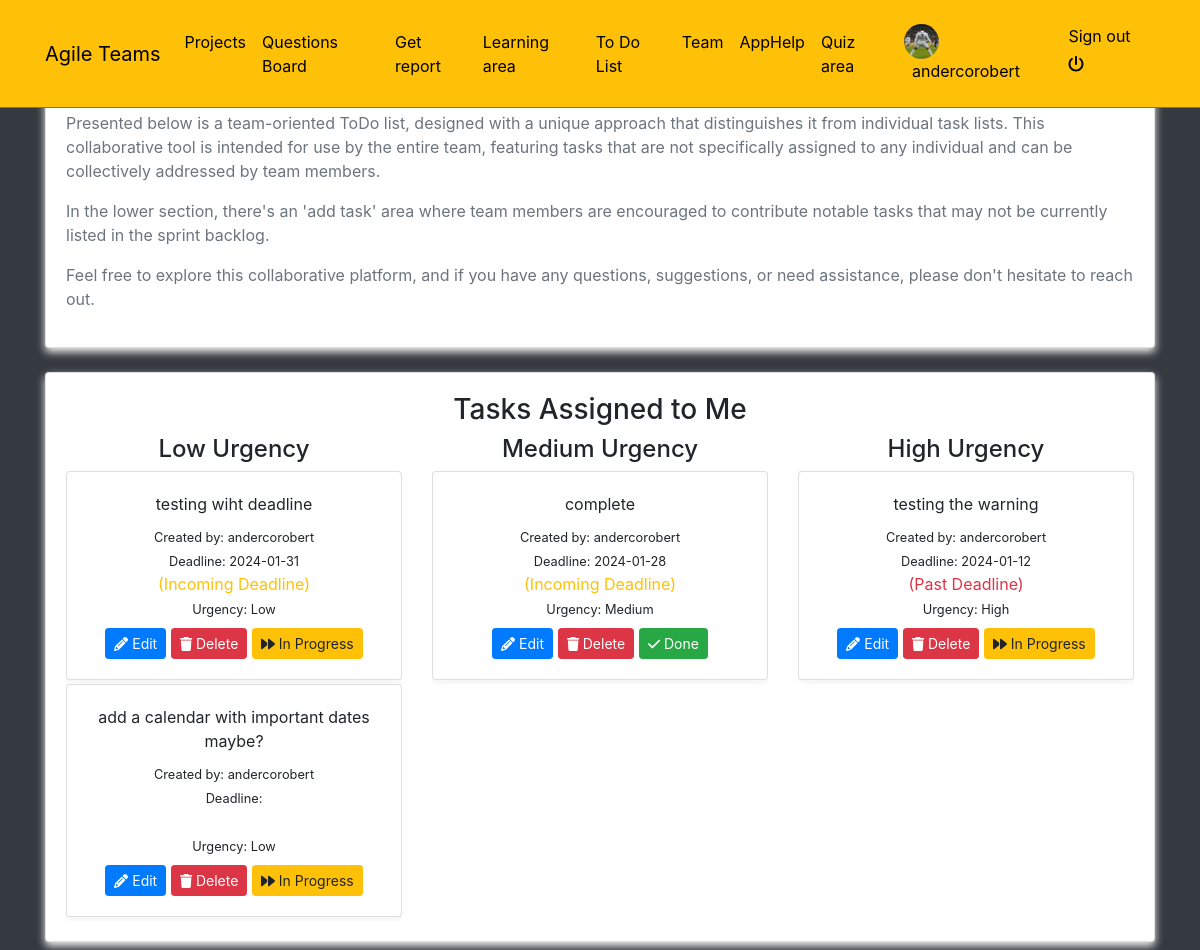
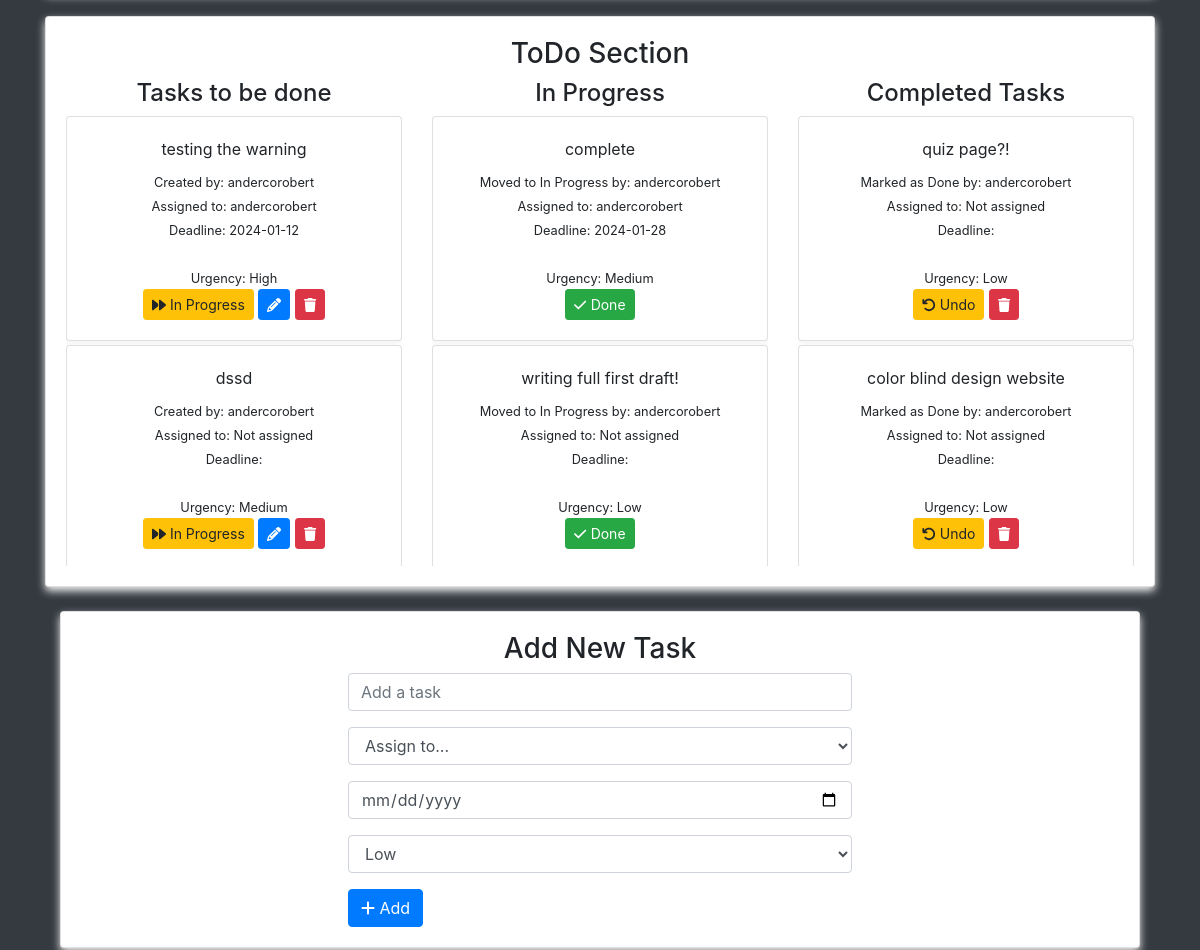
Page /todo/ (signed in, upper part) on the earlier database version (2 pictures, top to bottom).
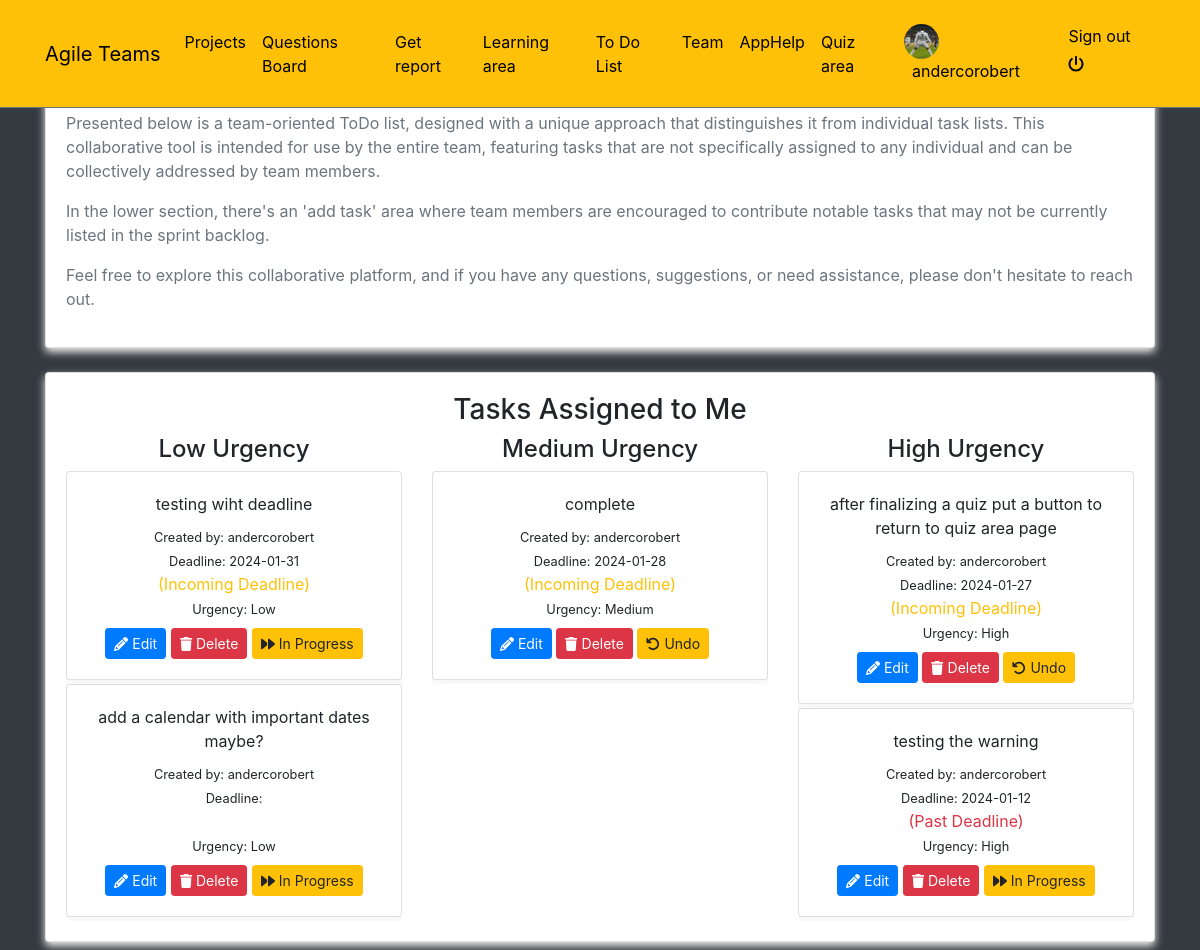
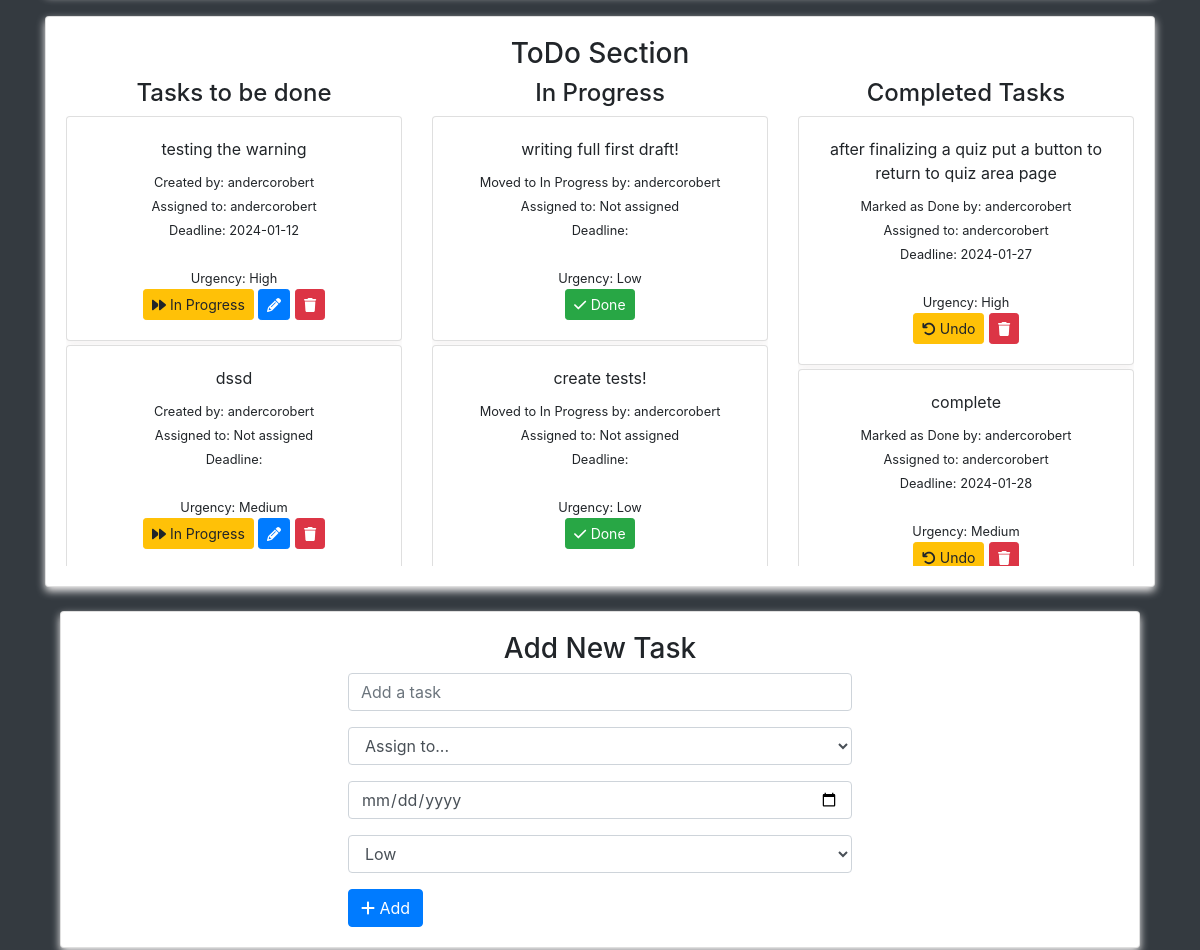
Same page on the later database version (2 pictures, top to bottom).
### todo/models.py (models this page shows, shortened)
class Task(models.Model):
    TODO = 'TD'
    IN_PROGRESS = 'IP'
    DONE = 'DN'
    STATUS_CHOICES = [
        (TODO, 'To Do'),
        (IN_PROGRESS, 'In Progress'),
        (DONE, 'Done'),
    ]
    LOW = 'L'
    MEDIUM = 'M'
    HIGH = 'H'
    URGENCY_CHOICES = [
        (LOW, 'Low'),
        (MEDIUM, 'Medium'),
        (HIGH, 'High'),
    ]
    task = models.CharField(max_length=200)
    status = models.CharField(
        max_length=2,
        choices=STATUS_CHOICES,
        default=TODO,
    )
    created_at = models.DateTimeField(auto_now_add=True)
    updated_at = models.DateTimeField(auto_now=True)
    created_by = models.ForeignKey(
        settings.AUTH_USER_MODEL,
        related_name='created_tasks',
        on_delete=models.SET_NULL,
        null=True,
        blank=True
    )
    in_progress_by = models.ForeignKey(
        settings.AUTH_USER_MODEL,
        related_name='in_progress_tasks',
        on_delete=models.SET_NULL,
        null=True,
        blank=True
    )
    done_by = models.ForeignKey(
        settings.AUTH_USER_MODEL,
        related_name='done_tasks',
        on_delete=models.SET_NULL,
        null=True,
        blank=True
    )
    assigned_to = models.ForeignKey(
        settings.AUTH_USER_MODEL,
        related_name='assigned_tasks',
        on_delete=models.SET_NULL,
        null=True,
        blank=True
    )
    deadline = models.DateField(null=True, blank=True)
    urgency = models.CharField(
        max_length=1,
        choices=URGENCY_CHOICES,
        default=LOW,
    )

### agile/views.py (the view)
# urls.py: path('todo/', views.todo, name='todo'),
@login_required
def todo(request):
    tasks = Task.objects.filter(status=Task.TODO).order_by('-updated_at')
    in_progress_tasks = Task.objects.filter(status=Task.IN_PROGRESS).order_by('-updated_at')
    completed_tasks = Task.objects.filter(status=Task.DONE).order_by('-updated_at')
    users = User.objects.all()
    today = timezone.localdate()
    five_days_later = today + timedelta(days=5)
    assigned_tasks = Task.objects.filter(assigned_to=request.user).order_by('-updated_at')
    context = {
        'tasks': tasks,
        'in_progress_tasks': in_progress_tasks,
        'completed_tasks': completed_tasks,
        'assigned_tasks': assigned_tasks,
        'users': users,
        'today': today,
        'five_days_later': five_days_later,
    }
    return render(request, 'todo.html', context)

### templates/todo.html (shortened to what the changed rows need)
{% extends 'base.html' %}
{% block content %}
{% if request.user.is_authenticated  %}
<div class="container">
    <div class="card mt-4">
        <div class="card-body">
            <div class="row">
                <div class="col-md-4 text-center">
                    <div class="overflow-auto" style="max-height: 450px;">
                        {% for task in assigned_tasks %}
                            {% if task.urgency == 'L' %}
                                <div class="card mb-1">
                                    <div class="card-body text-center">
                                        {{ task.task }}
                                        <div class="mt-2">
                                            <small>Created by: {{ task.created_by.username }}</small>
                                            <div><small>Deadline: {{ task.deadline|date:"Y-m-d" }}</small></div>
                                            {% if task.deadline and task.deadline < today %}
                                                <span class="text-danger">(Past Deadline)</span>
                                            {% elif task.deadline and task.deadline <= five_days_later %}
                                                <span class="text-warning">(Incoming Deadline)</span>
                                            {% endif %}
                                            <br><small>Urgency: Low</small></br>
                                        </div>
                                        <div class="mt-2">
                                            <a href="{% url 'edit_task' task.pk %}" class="btn btn-primary btn-sm"><i class="fa fa-pencil"></i> Edit</a>
                                            <a href="{% url 'delete_task' task.pk %}" class="btn btn-danger btn-sm"><i class="fa fa-trash"></i> Delete</a>
                                            {% if task.status == 'TD' %}
                                                <a href="{% url 'mark_as_in_progress' task.pk %}" class="btn btn-warning btn-sm"><i class="fa fa-forward"></i> In Progress</a>
                                            {% elif task.status == 'IP' %}
                                                <a href="{% url 'mark_as_done_from_in_progress' task.pk %}" class="btn btn-success btn-sm"><i class="fa fa-check"></i> Done</a>
                                            {% elif task.status == 'DN' %}
                                                <a href="{% url 'mark_as_undone' task.pk %}" class="btn btn-warning btn-sm"><i class="fa fa-undo"></i> Undo</a>
                                            {% endif %}
                                        </div>
                                    </div>
                                </div>
                            {% endif %}
                        {% empty %}
                            <p>No low urgency tasks assigned to you.</p>
                        {% endfor %}
                    </div>
                </div>
                <div class="col-md-4 text-center">
                    <div class="overflow-auto" style="max-height: 450px;">
                        {% for task in assigned_tasks %}
                            {% if task.urgency == 'M' %}
                                <div class="card mb-1">
                                    <div class="card-body text-center">
                                        {{ task.task }}
                                        <div class="mt-2">
                                            <small>Created by: {{ task.created_by.username }}</small>
                                            <div><small>Deadline: {{ task.deadline|date:"Y-m-d" }}</small></div>
                                            {% if task.deadline and task.deadline < today %}
                                                <span class="text-danger">(Past Deadline)</span>
                                            {% elif task.deadline and task.deadline <= five_days_later %}
                                                <span class="text-warning">(Incoming Deadline)</span>
                                            {% endif %}
                                            <br><small>Urgency: Medium</small></br>
                                        </div>
                                        <div class="mt-2">
                                            <a href="{% url 'edit_task' task.pk %}" class="btn btn-primary btn-sm"><i class="fa fa-pencil"></i> Edit</a>
                                            <a href="{% url 'delete_task' task.pk %}" class="btn btn-danger btn-sm"><i class="fa fa-trash"></i> Delete</a>
                                            {% if task.status == 'TD' %}
                                                <a href="{% url 'mark_as_in_progress' task.pk %}" class="btn btn-warning btn-sm"><i class="fa fa-forward"></i> In Progress</a>
                                            {% elif task.status == 'IP' %}
                                                <a href="{% url 'mark_as_done_from_in_progress' task.pk %}" class="btn btn-success btn-sm"><i class="fa fa-check"></i> Done</a>
                                            {% elif task.status == 'DN' %}
                                                <a href="{% url 'mark_as_undone' task.pk %}" class="btn btn-warning btn-sm"><i class="fa fa-undo"></i> Undo</a>
                                            {% endif %}
                                        </div>
                                    </div>
                                </div>
                            {% endif %}
                        {% empty %}
                            <p>No medium urgency tasks assigned to you.</p>
                        {% endfor %}
                    </div>
                </div>
                <div class="col-md-4 text-center">
                    <div class="overflow-auto" style="max-height: 450px;">
                        {% for task in assigned_tasks %}
                            {% if task.urgency == 'H' %}
                                <div class="card mb-1">
                                    <div class="card-body text-center">
                                        {{ task.task }}
                                        <div class="mt-2">
                                            <small>Created by: {{ task.created_by.username }}</small>
                                            <div><small>Deadline: {{ task.deadline|date:"Y-m-d" }}</small></div>
                                            {% if task.deadline and task.deadline < today %}
                                                <span class="text-danger">(Past Deadline)</span>
                                            {% elif task.deadline and task.deadline <= five_days_later %}
                                                <span class="text-warning">(Incoming Deadline)</span>
                                            {% endif %}
                                            <br><small>Urgency: High</small></br>
                                        </div>
                                        <div class="mt-2">
                                            <a href="{% url 'edit_task' task.pk %}" class="btn btn-primary btn-sm"><i class="fa fa-pencil"></i> Edit</a>
                                            <a href="{% url 'delete_task' task.pk %}" class="btn btn-danger btn-sm"><i class="fa fa-trash"></i> Delete</a>
                                            {% if task.status == 'TD' %}
                                                <a href="{% url 'mark_as_in_progress' task.pk %}" class="btn btn-warning btn-sm"><i class="fa fa-forward"></i> In Progress</a>
                                            {% elif task.status == 'IP' %}
                                                <a href="{% url 'mark_as_done_from_in_progress' task.pk %}" class="btn btn-success btn-sm"><i class="fa fa-check"></i> Done</a>
                                            {% elif task.status == 'DN' %}
                                                <a href="{% url 'mark_as_undone' task.pk %}" class="btn btn-warning btn-sm"><i class="fa fa-undo"></i> Undo</a>
                                            {% endif %}
                                        </div>
                                    </div>
                                </div>
                            {% endif %}
                        {% empty %}
                            <p>No high urgency tasks assigned to you.</p>
                        {% endfor %}
                    </div>
                </div>
            </div>
        </div>
    </div>
    <div class="card mt-4 text-center">
        <div class="card-body">
            <div class="row">
                <div class="col-md-4">
                    <div class="overflow-auto" style="max-height: 450px;">
                        {% for task in tasks %}
                        <div class="card mb-1">
                            <div class="card-body">
                                {{ task.task }}
                                <div class="mt-2">
                                <small>Created by: {{ task.created_by.username }}</small>
                                {% if task.assigned_to %}
                        <br><small>Assigned to: {{ task.assigned_to.username }}</small>
                        <br><small>Deadline: {{ task.deadline|date:"Y-m-d" }}</small></br>
                        <br><small>Urgency: {{ task.get_urgency_display }}</small></br>
                    {% else %}
                        <br><small>Assigned to: Not assigned</small>
                        <br><small>Deadline: {{ task.deadline|date:"Y-m-d" }}</small></br>
                        <br><small>Urgency: {{ task.get_urgency_display }}</small></br>
                    {% endif %}
                                </div>
                                <span style="display: block; text-align: center;">
                                    <a href="{% url 'mark_as_in_progress' task.pk %}" class="btn btn-warning btn-sm"><i class="fa fa-forward"></i> In Progress</a>
                                    <a href="{% url 'edit_task' task.pk %}" class="btn btn-primary btn-sm"><i class="fa fa-pencil"></i></a>
                                    <a href="{% url 'delete_task' task.pk %}" class="btn btn-danger btn-sm"><i class="fa fa-trash"></i></a>
                                </span>
                            </div>
                        </div>
                        {% endfor %}
                    </div>
                </div>
                <div class="col-md-4">
                    <div class="overflow-auto" style="max-height: 450px;">
                        {% for task in in_progress_tasks %}
                        <div class="card mb-1">
                            <div class="card-body">
                                {{ task.task }}
                                <div class="mt-2">
                                <small>Moved to In Progress by: {{ task.in_progress_by.username }}</small>
                                {% if task.assigned_to %}
                        <br><small>Assigned to: {{ task.assigned_to.username }}</small>
                        <br><small>Deadline: {{ task.deadline|date:"Y-m-d" }}</small></br>
                        <br><small>Urgency: {{ task.get_urgency_display }}</small></br>
                    {% else %}
                        <br><small>Assigned to: Not assigned</small>
                            <br><small>Deadline: {{ task.deadline|date:"Y-m-d" }}</small></br>
                            <br><small>Urgency: {{ task.get_urgency_display }}</small></br>
                    {% endif %}
                                </div>
                                <span style="display: block; text-align: center;">
                                    <a href="{% url 'mark_as_done_from_in_progress' task.pk %}" class="btn btn-success btn-sm"><i class="fa fa-check"></i> Done</a>
                                </span>
                            </div>
                        </div>
                        {% endfor %}
                    </div>
                </div>
                <div class="col-md-4">
                    <div class="overflow-auto" style="max-height: 450px;">
                        {% for task in completed_tasks %}
                        <div class="card mb-1">
                            <div class="card-body">
                                {{ task.task }}
                                <div class="mt-2">
                                <small>Marked as Done by: {{ task.done_by.username }}</small>
                                {% if task.assigned_to %}
                        <br><small>Assigned to: {{ task.assigned_to.username }}</small>
                        <br><small>Deadline: {{ task.deadline|date:"Y-m-d" }}</small></br>
                        <br><small>Urgency: {{ task.get_urgency_display }}</small></br>
                    {% else %}
                        <br><small>Assigned to: Not assigned</small>
                        <br><small>Deadline: {{ task.deadline|date:"Y-m-d" }}</small></br>
                        <br><small>Urgency: {{ task.get_urgency_display }}</small></br>
                    {% endif %}
                                </div>
                                <span style="display: block; text-align: center;">
                                    <a href="{% url 'mark_as_undone' task.pk %}" class="btn btn-warning btn-sm"><i class="fa fa-undo"></i> Undo</a>
                                    <a href="{% url 'delete_task' task.pk %}" class="btn btn-danger btn-sm"><i class="fa fa-trash"></i></a>
                                </span>
                            </div>
                        </div>
                        {% endfor %}
                    </div>
                </div>
            </div>
        </div>
    </div>
</div>
{% else %}
<div class="text-center h3" style="margin-top: 70px;">Please log in to view the ToDo list.</div>
{% endif %}
{% endblock %}

Differences in the rows shown:
no longer on this page (row unchanged): Task: task "quiz page?!", done_by.username "andercorobert", urgency "Low", shown under "Completed Tasks"
no longer on this page (row unchanged): Task: task "color blind design website", done_by.username "andercorobert", urgency "Low", shown under "Completed Tasks"
changed Task "complete": moves from the list under "In Progress" to the list under "Completed Tasks"; status "Done" → "Undo"
added Task: task "after finalizing a quiz put a button to return to quiz area page", created_by.username "andercorobert", deadline "2024-01-27", shows "(Incoming Deadline)", status "DN" (drawn), done_by.username "andercorobert", assigned_to.username "andercorobert", urgency "High"
now on this page (row unchanged): Task: task "create tests!", in_progress_by.username "andercorobert", urgency "Low", shown under "In Progress"
